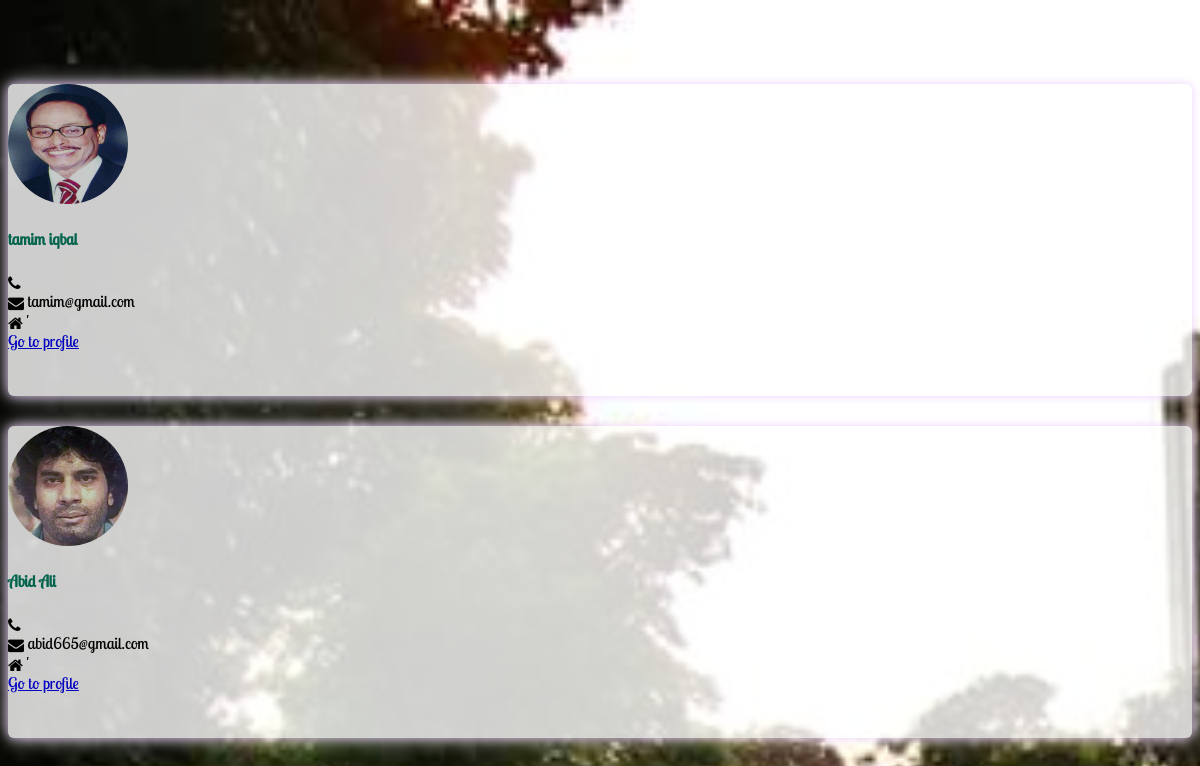
The page /searchAllUser.php on the database its author committed.
### tables this page shows
CREATE TABLE `users` (
  `u_id` int(11) NOT NULL,
  `u_fnm` varchar(255) NOT NULL,
  `u_unm` varchar(255) NOT NULL,
  `u_pwd` varchar(255) NOT NULL,
  `u_email` varchar(255) NOT NULL,
  `mobile_no` varchar(255) NOT NULL,
  `designation` varchar(255) NOT NULL,
  `city` varchar(255) NOT NULL,
  `current_working_place` varchar(255) NOT NULL,
  `address` varchar(255) NOT NULL,
  `department` varchar(255) NOT NULL,
  `student_status` varchar(255) NOT NULL,
  `research_link` varchar(255) NOT NULL,
  `higher_uni` varchar(255) NOT NULL,
  `higher_cntry` varchar(255) NOT NULL,
  `higher_dept` varchar(255) NOT NULL,
  `higher_research_area` varchar(255) NOT NULL,
  `higher_admsn` varchar(255) NOT NULL,
  `higher_fund_status` varchar(255) NOT NULL,
  `higher_CGPA` varchar(255) NOT NULL,
  `higher_ielts` varchar(255) NOT NULL,
  `higher_gre` varchar(255) NOT NULL,
  `higher_publications` varchar(255) NOT NULL,
  `higher_job_experience` varchar(255) NOT NULL,
  `higher_apply` text NOT NULL,
  `higher_fund` text NOT NULL,
  `u_img` varchar(255) NOT NULL,
  `forgot_pass_identity` varchar(255) NOT NULL,
  `created` datetime NOT NULL,
  `modified` datetime NOT NULL,
  `status` int(1) NOT NULL DEFAULT '1',
  `facebook` varchar(255) NOT NULL,
  `twitter` varchar(255) NOT NULL,
  `googleplus` varchar(255) NOT NULL,
  `linkedin` varchar(255) NOT NULL
);

### searchAllUser.php (the view, shortened to what this page needs)
<!doctype html>
<html lang="en">
<head>
    <link rel="stylesheet" href="css/viewAllUsers.css">
    <link rel="stylesheet" href="css/preloader.css">
    <link rel="stylesheet" href="css/Footer-with-map.css">
    <link rel="stylesheet" href="https://maxcdn.bootstrapcdn.com/font-awesome/4.5.0/css/font-awesome.min.css">
</head>
<body>
<section id="team" class="pb-5">
    <div class="container">
        <div class="row">
            <?php
            $connect = mysqli_connect("localhost", "root", "", "alumni");
            $animation=array("scrollAnimWholeContent1","scrollAnimWholeContent2","scrollAnimWholeContent3");
            if(isset($_POST["query"]))
            {
                $search = mysqli_real_escape_string($connect, $_POST["query"]);
                $query = "
                      SELECT * FROM users
                      WHERE u_unm LIKE '%".$search."%'
                      OR u_email LIKE '%".$search."%'
                      ORDER BY u_id DESC
                      ";
            }
            else
            {
                $query = 'SELECT * FROM users ORDER BY users.u_id DESC ';
            }
            $result = mysqli_query($connect, $query);
            while($row = mysqli_fetch_array($result))
            {
                shuffle($animation);
                if ($row['u_unm'] =='admin')
                {
                }
                else
                {
                    echo '
            <div class="col-xs-12 col-sm-6 col-md-4 '.$animation[0].' ">
                <div class="image-flip" ontouchstart="this.classList.toggle(\'hover\');">
                    <div class="mainflip">
                        <div class="frontside">
                            <div class="card">
                                <div class="card-body text-center">
                                    <p><img class=" img-fluid" src="images/userImages/'.$row['u_img'].'" alt="card image"></p>
                                    <h4 class="card-title">'.$row['u_fnm'].'</h4>
                                   <div>
                                      <span class="fa fa-phone" style=" vertical-align: middle;"></span>
                                      <span>'.$row['mobile_no'].'</span>
                                   </div>
                                   <div>
                                      <span class="fa fa-envelope" style=" vertical-align: middle;"></span>
                                      <span>'.$row['u_email'].'</span>
                                   </div>
                                    <div>
                                      <span class="fa fa-home" style=" vertical-align: middle;"></span>
                                      <span>'.$row['department'].'\''.$row['batch_no'].'</span>
                                   </div>
                                      <div>
                                      <a class="btn btn-warning" href="viewProfile.php?id='.$row['u_id'].'">Go to profile</a>
                                   </div>
                                </div>
                            </div>
                        </div>
                    </div>
                </div>
            </div>
                ';
                }
            }
            ?>
        </div>
    </div>
</section>
</body>
</html>

### css/viewAllUsers.css (style rules this page uses)
section { padding: 60px 0; }
#team .card { border: none; background: #ffffff; opacity: .8; transition: 3s; box-shadow: 0px 0px 10px #E7C5FF, 0px 0px 20px rgba(256, 256, 256, 1); border-radius: 6px 6px; }
.frontside { position: relative; -webkit-transform: rotateY(0deg); -ms-transform: rotateY(0deg); z-index: 2; margin-bottom: 30px; }
.frontside, .backside { -webkit-backface-visibility: hidden; -moz-backface-visibility: hidden; -ms-backface-visibility: hidden; backface-visibility: hidden; -webkit-transition: 1s; -webkit-transform-style: preserve-3d; -moz-transition: 1s; -moz-transform-style: preserve-3d; -o-transition: 1s; -o-transform-style: preserve-3d; -ms-transition: 1s; -ms-transform-style: preserve-3d; transition: 1s; transform-style: preserve-3d; }
.frontside .card, .backside .card { min-height: 312px; }
.frontside .card .card-title, .backside .card .card-title { color: #007b5e !important; }
.frontside .card .card-body img { width: 120px; height: 120px; border-radius: 50%; }

### css/Footer-with-map.css (style rules this page uses)
html { height: 100%; }
body { display: flex; display: -webkit-flex; flex-direction: column; -webkit-flex-direction: column; height: 100%; }

### searchAllUser.php (style rules this page uses)
body { background-image: url(images/mist_dark_footer.jpg); background-size: cover; background-repeat: no-repeat; background-attachment: fixed; font-family: LobsterTwo-Regular; }

### rows shown on the page
users: u_img (picture), u_fnm "tamim iqbal", u_email "tamim@gmail.com"
users: u_img (picture), u_fnm "Abid Ali", u_email "abid665@gmail.com"
